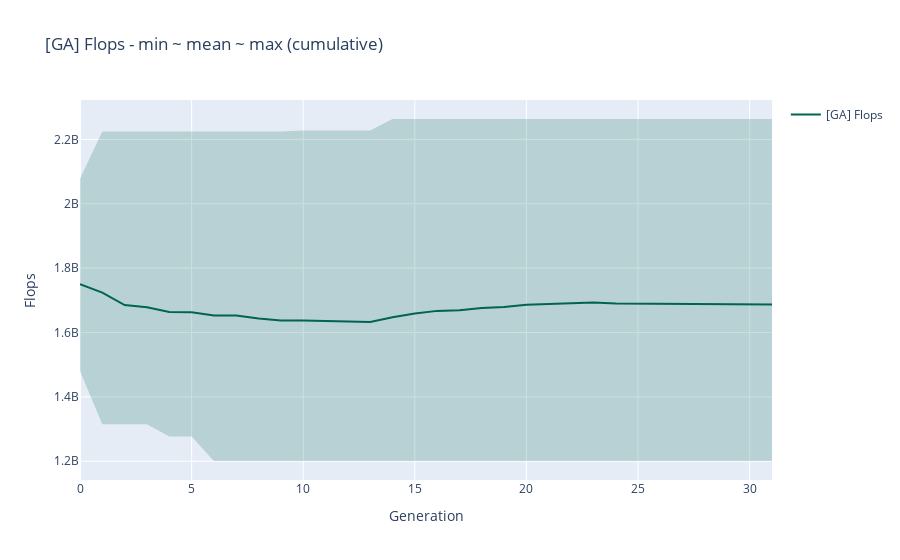

The code cell stored with this chart in its notebook:
### Code cell
# Plot
x = list(range(0, 32))  # 0 ~ 31
x_rev = x[::-1]

fig = go.Figure()

fig.add_trace(go.Scatter(
    x=x+x_rev,
    y=flops_dict['max']+flops_dict['min'][::-1],
    fill='toself',
    fillcolor='rgba(0,100,80,0.2)',
    line_color='rgba(255,255,255,0)',
    showlegend=False,
#     name='Fair',
))


fig.add_trace(go.Scatter(
    x=x, y=flops_dict['mean'],
    line_color='rgb(0,100,80)',
    name='[GA] Flops',
))

# Figure Layout
fig.update_layout(
    title='[GA] Flops - min ~ mean ~ max (cumulative)',
    xaxis=dict(
        title='Generation',
    ),
    yaxis=dict(
        title='Flops',
    ),
)

fig.update_traces(mode='lines')
fig.show()
